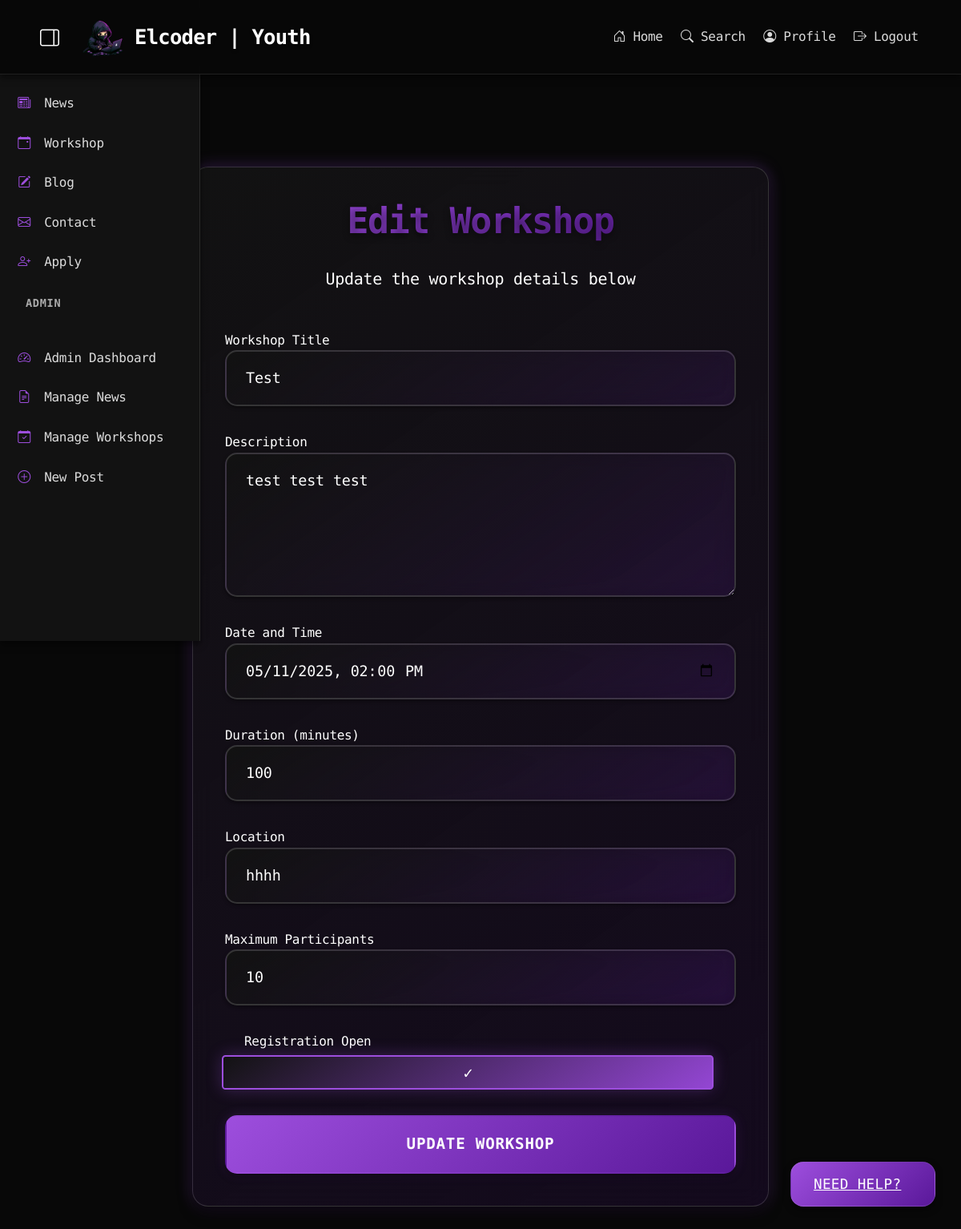
The page /workshop/edit/1 (signed in) on the database its author committed.
### app.py (models this page shows)
class Workshop(db.Model):
    id = db.Column(db.Integer, primary_key=True)
    title = db.Column(db.String(100), nullable=False)
    description = db.Column(db.Text, nullable=False)
    date = db.Column(db.DateTime, nullable=False)
    duration = db.Column(db.Integer)  # Duration in minutes
    location = db.Column(db.String(200))
    max_participants = db.Column(db.Integer)
    current_participants = db.Column(db.Integer, default=0)
    instructor_id = db.Column(db.Integer, db.ForeignKey('user.id'), nullable=False)
    registration_open = db.Column(db.Boolean, default=True)
    date_created = db.Column(db.DateTime, nullable=False, default=datetime.utcnow)

### app.py (the view, shortened to what this page needs)
@app.route('/workshop/edit/<int:workshop_id>', methods=['GET', 'POST'])
@login_required
def edit_workshop(workshop_id):
    if not current_user.is_admin:
        flash('Only administrators can edit workshops.')
        return redirect(url_for('workshop'))
    workshop = Workshop.query.get_or_404(workshop_id)
    return render_template('edit_workshop.html', workshop=workshop)

### app.py (called while the page is built)
@login_manager.user_loader
def load_user(user_id):
    return User.query.get(int(user_id))

### templates/edit_workshop.html (shortened to what this page needs)
{% extends "base.html" %}
{% block content %}
<div class="container">
    <div class="row">
        <div class="col-md-8 offset-md-2">
            <div class="application-container">
                <div class="application-header">
                    <h1>Edit Workshop</h1>
                    <p class="lead">Update the workshop details below</p>
                </div>
                <form method="POST">
                    <div class="form-group">
                        <label for="title">Workshop Title</label>
                        <input type="text" class="form-control" id="title" name="title" value="{{ workshop.title }}" required>
                    </div>
                    <div class="form-group">
                        <label for="description">Description</label>
                        <textarea class="form-control" id="description" name="description" rows="5" required>{{ workshop.description }}</textarea>
                    </div>
                    <div class="form-group">
                        <label for="date">Date and Time</label>
                        <input type="datetime-local" class="form-control" id="date" name="date"
                            value="{{ workshop.date.strftime('%Y-%m-%dT%H:%M') }}" required>
                    </div>
                    <div class="form-group">
                        <label for="duration">Duration (minutes)</label>
                        <input type="number" class="form-control" id="duration" name="duration"
                            value="{{ workshop.duration }}" min="30" required>
                    </div>
                    <div class="form-group">
                        <label for="location">Location</label>
                        <input type="text" class="form-control" id="location" name="location"
                            value="{{ workshop.location }}" required>
                    </div>
                    <div class="form-group">
                        <label for="max_participants">Maximum Participants</label>
                        <input type="number" class="form-control" id="max_participants" name="max_participants"
                            value="{{ workshop.max_participants }}" min="1" required>
                    </div>
                    <div class="form-check mb-4">
                        <label class="form-check-label" for="registration_open">Registration Open</label>
                        <input type="checkbox" class="form-check-input" id="registration_open" name="registration_open"
                            {% if workshop.registration_open %}checked{% endif %}>
                    </div>
                    <div class="form-group">
                        <button type="submit" class="submit-button">Update Workshop</button>
                    </div>
                </form>
            </div>
        </div>
    </div>
</div>
{% endblock %}

### static/css/style.css (style rules this page uses)
:root { --bg-dark: #080808; --bg-card: #121212; --bg-card-hover: #181818; --text-primary: #FFFFFF; --text-secondary: rgba(255, 255, 255, 0.85); --text-muted: rgba(255, 255, 255, 0.65); --accent-color: #9d4edd; --accent-hover: #7b2cbf; --accent-gradient: linear-gradient(135deg, #9d4edd 0%, #5a189a 100%); --card-gradient: linear-gradient(145deg, var(--bg-card) 0%, rgba(90, 24, 154, 0.15) 100%); --hover-gradient: linear-gradient(145deg, var(--bg-card-hover) 0%, rgba(157, 78, 221, 0.25) 100%); --hover-glow: 0 0 20px rgba(157, 78, 221, 0.3); --shadow-sm: 0 2px 4px rgba(0, 0, 0, 0.4); --shadow-md: 0 4px 8px rgba(0, 0, 0, 0.5); --shadow-lg: 0 8px 16px rgba(0, 0, 0, 0.6); --transition-speed: 0.3s; --transition-bounce: cubic-bezier(0.34, 1.56, 0.64, 1); --spacing-base: 1.2rem; --spacing-lg: 1.8rem; }
body { background-color: var(--bg-dark); color: var(--text-primary); font-family: 'Fira Code', 'Inter', monospace; transition: background-color var(--transition-speed); overflow-x: hidden; letter-spacing: -0.02em; line-height: 1.6; }
.application-container { max-width: 800px; margin: 7rem auto 2rem; padding: 2.5rem; background: var(--card-gradient); border-radius: 20px; box-shadow: var(--shadow-lg), var(--hover-glow); border: 1px solid rgba(255, 255, 255, 0.15); backdrop-filter: blur(15px); -webkit-backdrop-filter: blur(15px); transition: all var(--transition-speed) var(--transition-bounce); animation: applicationAppear 0.8s ease-out forwards; }
.application-container input, .application-container textarea, .application-container select { width: 100%; padding: 1.2rem 1.5rem; background: var(--card-gradient); border: 2px solid rgba(255, 255, 255, 0.15); border-radius: 15px; color: var(--text-primary); font-size: 1.15rem; font-weight: 400; letter-spacing: -0.01em; transition: all var(--transition-speed) var(--transition-bounce); margin-bottom: 2rem; box-shadow: var(--shadow-sm); backdrop-filter: blur(10px); -webkit-backdrop-filter: blur(10px); }
.application-container input::placeholder, .application-container textarea::placeholder { color: var(--text-muted); font-weight: 300; opacity: 0.8; }
.submit-button { background: var(--accent-gradient); color: var(--text-primary); border: 2px solid transparent; border-radius: 15px; padding: 1.2rem 2.5rem; font-size: 1.2rem; font-weight: 600; width: 100%; cursor: pointer; transition: all var(--transition-speed) var(--transition-bounce); box-shadow: var(--shadow-md), 0 0 15px rgba(157, 78, 221, 0.2); text-transform: uppercase; letter-spacing: 0.04em; animation: buttonAppear 0.6s ease-out forwards; position: relative; overflow: hidden; }
.application-header h1 { font-size: 2.8rem; font-weight: 800; color: var(--text-primary); margin-bottom: 1.8rem; text-shadow: 0 4px 8px rgba(0, 0, 0, 0.4); background: var(--accent-gradient); -webkit-background-clip: text; background-clip: text; -webkit-text-fill-color: transparent; animation: headerSlide 0.6s ease-out forwards; letter-spacing: -0.03em; }
.application-header { text-align: center; margin-bottom: 3rem; animation: headerSlide 0.6s ease-out forwards; }
.form-control { background-color: rgba(255, 255, 255, 0.05); border: 1px solid rgba(255, 255, 255, 0.1); color: var(--text-primary); transition: all 0.2s ease; border-radius: 8px; padding: 0.8rem; font-size: 0.95rem; }
.form-check-input { width: 18px; height: 18px; border-radius: 9px; border: 2px solid var(--accent-color); cursor: pointer; transition: all var(--transition-speed) var(--transition-bounce); background: rgba(255, 255, 255, 0.05); position: relative; transform-style: preserve-3d; box-shadow: var(--shadow-sm); }
.form-check-input:checked { background-color: var(--accent-color); border-color: var(--accent-color); box-shadow: var(--hover-glow); }
.form-check-input:checked::after { content: '✓'; position: absolute; top: 50%; left: 50%; transform: translate(-50%, -50%); color: var(--text-primary); font-size: 20px; font-weight: bold; }
.form-control { background-color: rgba(255, 255, 255, 0.05); border: 1px solid rgba(255, 255, 255, 0.1); color: var(--text-primary); }
.form-control::placeholder { color: rgba(255, 255, 255, 0.5); }
.form-control, .form-select { background: rgba(30, 30, 30, 0.6); border: 1px solid rgba(255, 255, 255, 0.1); color: var(--text-primary); padding: 0.8rem 1rem; transition: all 0.3s ease; }

### rows shown on the page
Workshop: title "Test", description "test test test", date "05/11/2025 14:00", duration "100", location "hhhh", max_participants "10", registration_open "☑"
